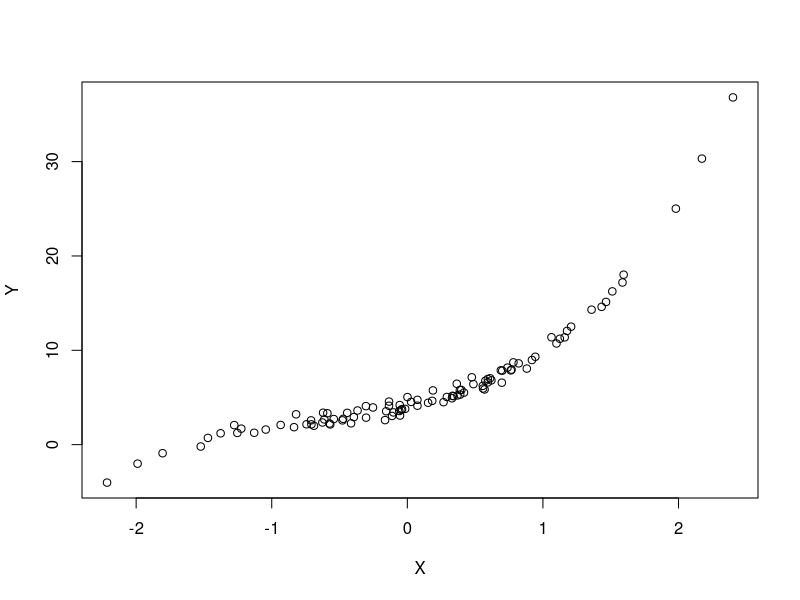
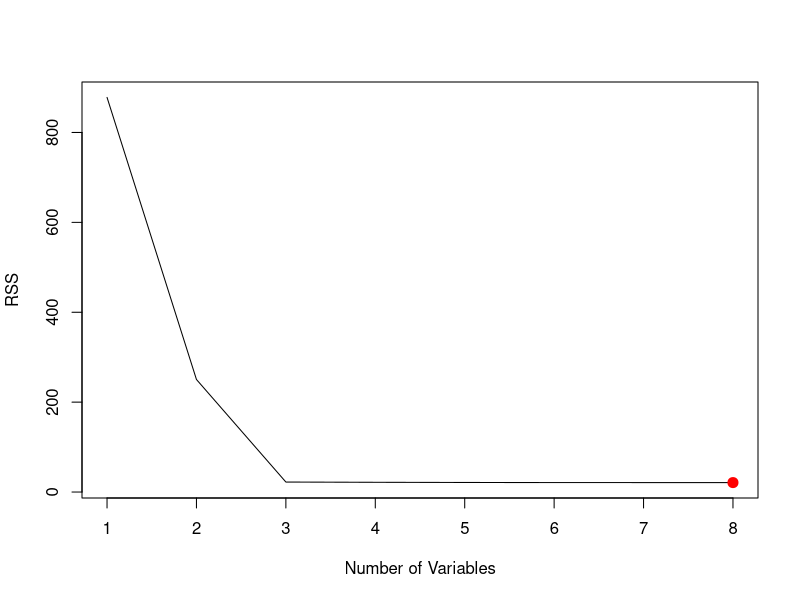
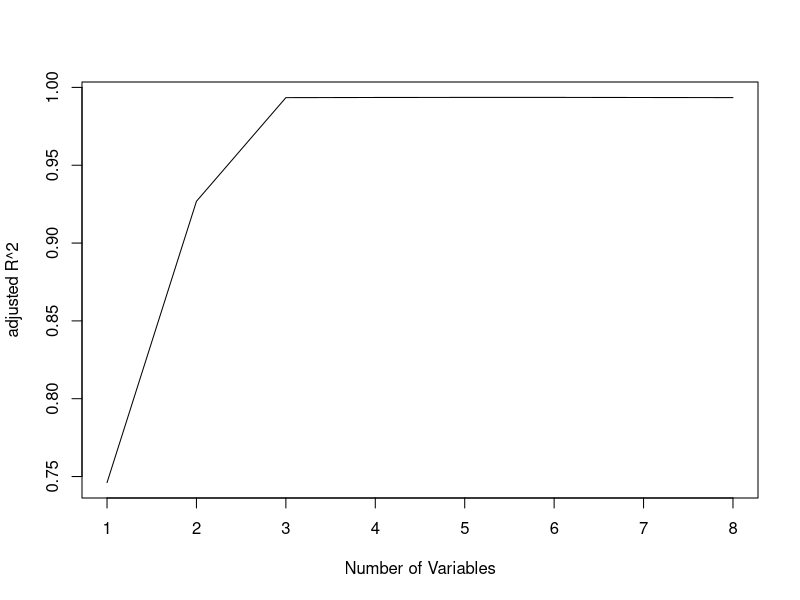
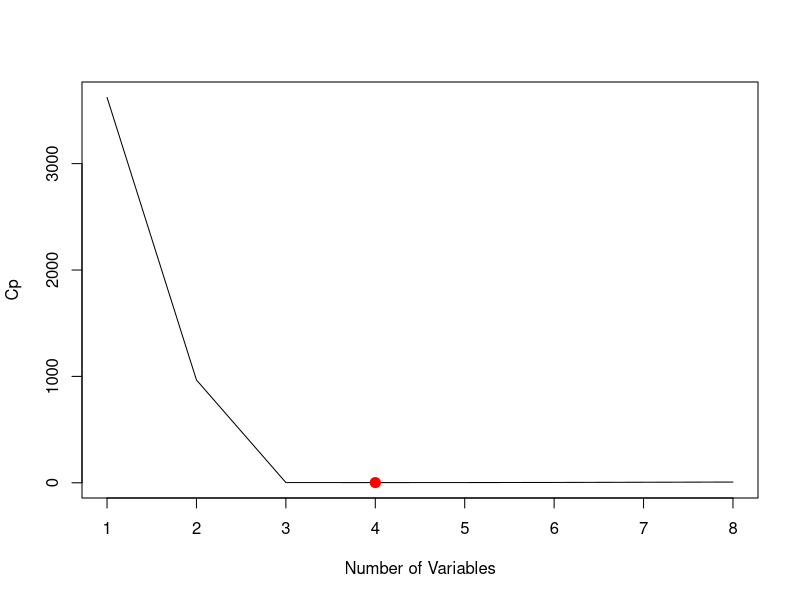
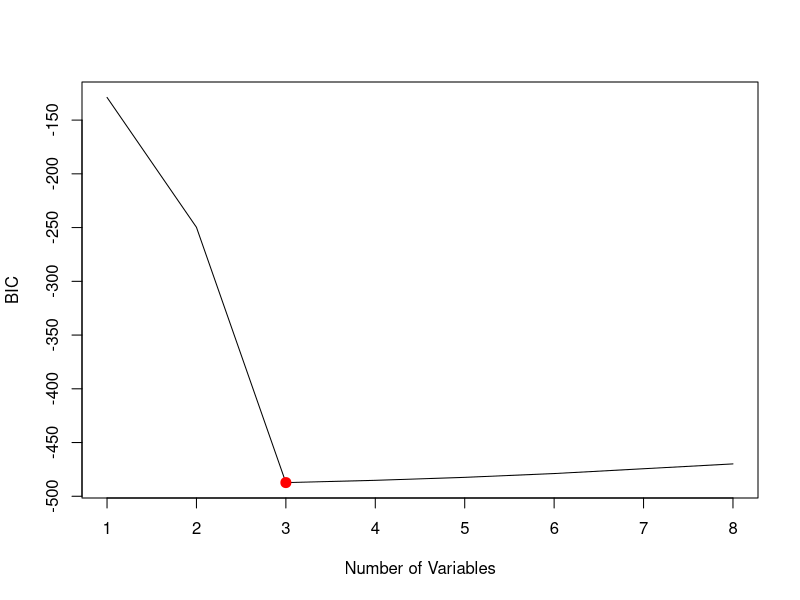
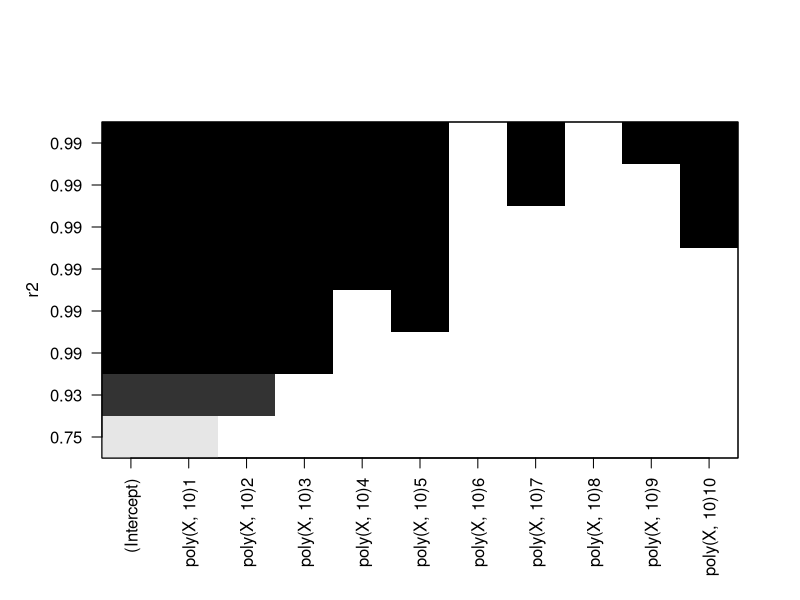
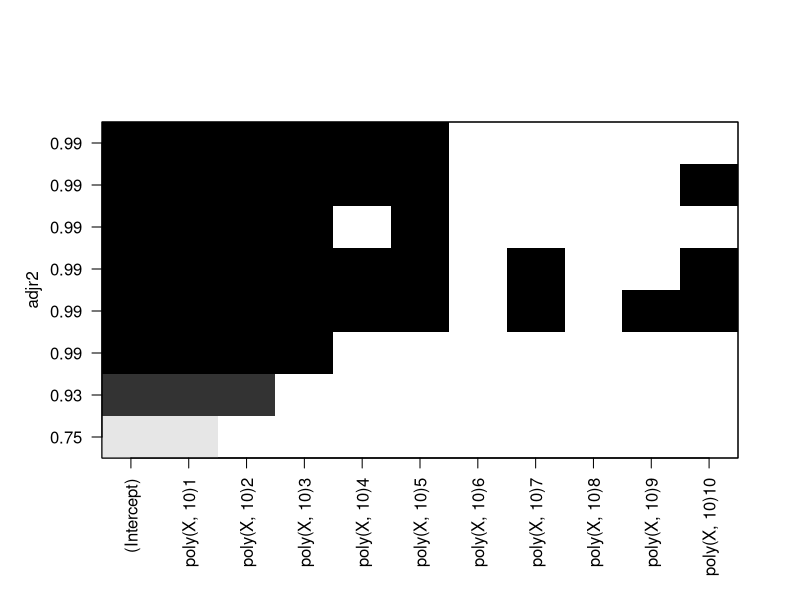
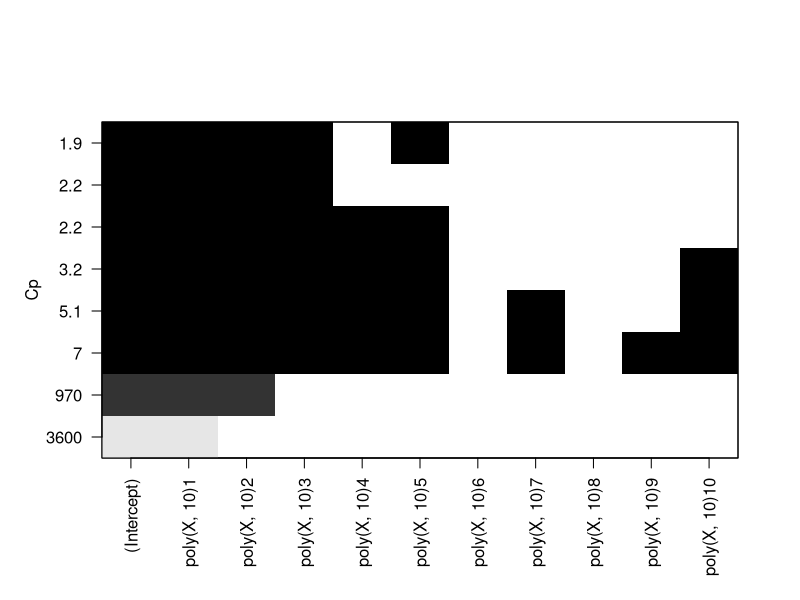

Here is the R script that generated these plots, in order:
#### 08 Applied ####

# Importing Libraries

library(leaps)

#### 8(a) ####

# Setting the seed
set.seed(1)

# Generating data for X
X = rnorm(100)

# Generating error vector
e = rnorm(100, 0, .5)

#### 8(b) ####

# Setting the beta values
beta0 = 4
beta1 = 3
beta2 = 2
beta3 = 1

# Creating data for Y using the formula
Y = beta0 + beta1*X + beta2*X^2 + beta3*X^3 + e

# Plotting function
plot(X, Y)

#### 8(c) ####

# Creating a dataframe with X and Y
df = data.frame(X,Y)

# Fitting best subset selection fit using a poly of 10
bss.fit = regsubsets(Y ~ poly(X, 10), data=df)

# Viewing the best j-variable fits
bss.fit.summary = summary(bss.fit)
bss.fit.summary

# Plotting the errors
par(mfrow=c(1,1))

## Plotting the relationship between the number of variables and RSS
plot(bss.fit.summary$rss, xlab="Number of Variables", ylab="RSS", type="l")
points(which.min(bss.fit.summary$rss), 
       bss.fit.summary$rss[which.min(bss.fit.summary$rss)], 
       col="red", 
       cex=2, 
       pch=20)

## Plotting the relationship between the number of variables and adjusted R^2
plot(bss.fit.summary$adjr2, xlab="Number of Variables", ylab="adjusted R^2", type="l")

## Plotting the relationship between the number of variables and Cp
plot(bss.fit.summary$cp, xlab="Number of Variables", ylab="Cp", type="l")
points(which.min(bss.fit.summary$cp), 
       bss.fit.summary$cp[which.min(bss.fit.summary$cp)], 
       col="red", 
       cex=2, 
       pch=20)

## Plotting the relationship between the number of variables and BIC 
plot(bss.fit.summary$bic, xlab="Number of Variables", ylab="BIC", type="l")
points(which.min(bss.fit.summary$bic), 
       bss.fit.summary$bic[which.min(bss.fit.summary$bic)], 
       col="red", 
       cex=2, 
       pch=20)

## Plotting with the built in function
par(mfrow=c(1,1))
plot(bss.fit, scale="r2")
plot(bss.fit, scale="adjr2")
plot(bss.fit, scale="Cp")
plot(bss.fit, scale="bic")

'Based on the graphs above: 
- r2 says the 8-variable model is the best model. However r^2 is not consider the number 
of variables
- adjusted r^2 says a 5-variable model is enough to represent the data
- Cp says a 4-variable model is enough
- BIC says the best model is a 3-variable model'

# Viewing the coefficient estimates based on the 3-variable model
coef(bss.fit, 3)

#### 8(d) ####

# Fitting the data using a forward stepwise selection
fss.fit = regsubsets(Y ~ poly(X, 10, raw=T), data=df, nvmax=10, method="forward")

# Viewing the best j-variable fits
fss.fit.summary = summary(fss.fit)
fss.fit.summary

# Plotting the errors
par(mfrow=c(2,2))

## Plotting the relationship between the number of variables and RSS
plot(fss.fit.summary$rss, xlab="Number of Variables", ylab="RSS", type="l")
points(which.min(fss.fit.summary$rss), 
       fss.fit.summary$rss[which.min(fss.fit.summary$rss)], 
       col="red", 
       cex=2, 
       pch=20)

## Plotting the relationship between the number of variables and adjusted R^2
plot(fss.fit.summary$adjr2, xlab="Number of Variables", ylab="adjusted R^2", type="l")
points(which.max(fss.fit.summary$adjr2), 
       fss.fit.summary$adjr2[which.max(fss.fit.summary$adjr2)], 
       col="red", 
       cex=2, 
       pch=20)

## Plotting the relationship between the number of variables and Cp
plot(fss.fit.summary$cp, xlab="Number of Variables", ylab="Cp", type="l")
points(which.min(fss.fit.summary$cp), 
       fss.fit.summary$cp[which.min(fss.fit.summary$cp)], 
       col="red", 
       cex=2, 
       pch=20)

## Plotting the relationship between the number of variables and BIC 
plot(fss.fit.summary$bic, xlab="Number of Variables", ylab="BIC", type="l")
points(which.min(fss.fit.summary$bic), 
       fss.fit.summary$bic[which.min(fss.fit.summary$bic)], 
       col="red", 
       cex=2, 
       pch=20)

## Plotting with the built in function
par(mfrow=c(1,1))
plot(fss.fit, scale="r2")
plot(fss.fit, scale="adjr2")
plot(fss.fit, scale="Cp")
plot(fss.fit, scale="bic")

# Viewing the coefficient estimates based on the 3-variable model
coefficients(fss.fit, 3)

'Based on the graphs of the forward stepwise selection:
- RSS says that the best model is a 5-variable model but doesnt include all the variables
- adjusted R^2 says that the best model is a 5-variable model
- Cp says that the best model is a 4-variable model
- BIC says that the best model is a 3-variable model'

# Fitting data sing backward stepwise selection
backss.fit = regsubsets(Y ~ poly(X, 10, raw=T), data=df, nvmax=10, method="backward")

# Viewing the best j-variable fits
backss.fit.summary = summary(backss.fit)
backss.fit.summary

## Plotting with the built in function
par(mfrow=c(1,1))
plot(backss.fit, scale="r2")
plot(backss.fit, scale="adjr2")
plot(backss.fit, scale="Cp")
plot(backss.fit, scale="bic")

# Viewing the coefficient estimates based on the 3-variable model
coefficients(backss.fit, 3)

'Based on the graphs of the forward stepwise selection:
- adjusted R^2 says that the best model is a 5-variable model
- Cp says that the best model is a 4-variable model
- BIC says that the best model is a 3-variable model'

#### 8(e) ####

# Importing library for lasso
library(glmnet)

# Setting the seed
set.seed(1)

# Fitting a lasso regression on df
lasso.fit = cv.glmnet(poly(df$X, 10), df$Y, alpha=1)

# PLotting the lambdas vs MSE
plot(lasso.fit)

# Getting the best lambda, the minimm
best.lambda = lasso.fit$lambda.min

# Refiting the data
best.model = glmnet(poly(df$X, 10), df$Y, alpha=1)

# Predicting using the best lambda
predict(best.model, s=best.lambda, type="coefficients")

'Based on the model, X, X^2, X^3 are very significant and X^4, X^5, and X^10 are also included with 
little significance.'
